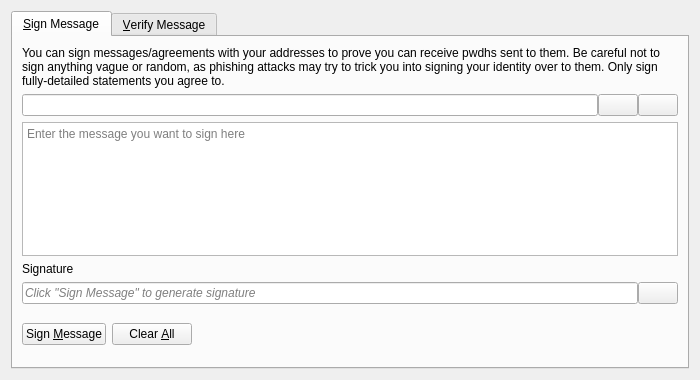
<?xml version="1.0" encoding="UTF-8"?>
<ui version="4.0">
 <class>SignVerifyMessageDialog</class>
 <widget class="QDialog" name="SignVerifyMessageDialog">
  <property name="geometry">
   <rect>
    <x>0</x>
    <y>0</y>
    <width>700</width>
    <height>380</height>
   </rect>
  </property>
  <property name="windowTitle">
   <string>Signatures - Sign / Verify a Message</string>
  </property>
  <property name="modal">
   <bool>true</bool>
  </property>
  <layout class="QVBoxLayout" name="verticalLayout">
   <item>
    <widget class="QTabWidget" name="tabWidget">
     <property name="currentIndex">
      <number>0</number>
     </property>
     <widget class="QWidget" name="tabSignMessage">
      <attribute name="title">
       <string>&amp;Sign Message</string>
      </attribute>
      <layout class="QVBoxLayout" name="verticalLayout_SM">
       <item>
        <widget class="QLabel" name="infoLabel_SM">
         <property name="text">
          <string>You can sign messages/agreements with your addresses to prove you can receive pwdhs sent to them. Be careful not to sign anything vague or random, as phishing attacks may try to trick you into signing your identity over to them. Only sign fully-detailed statements you agree to.</string>
         </property>
         <property name="textFormat">
          <enum>Qt::PlainText</enum>
         </property>
         <property name="wordWrap">
          <bool>true</bool>
         </property>
        </widget>
       </item>
       <item>
        <layout class="QHBoxLayout" name="horizontalLayout_1_SM">
         <property name="spacing">
          <number>0</number>
         </property>
         <item>
          <widget class="QValidatedLineEdit" name="addressIn_SM">
           <property name="toolTip">
            <string>The PWDH address to sign the message with</string>
           </property>
          </widget>
         </item>
         <item>
          <widget class="QPushButton" name="addressBookButton_SM">
           <property name="toolTip">
            <string>Choose previously used address</string>
           </property>
           <property name="text">
            <string/>
           </property>
           <property name="icon">
            <iconset resource="../pwdh.qrc">
             <normaloff>:/icons/address-book</normaloff>:/icons/address-book</iconset>
           </property>
           <property name="shortcut">
            <string>Alt+A</string>
           </property>
           <property name="autoDefault">
            <bool>false</bool>
           </property>
          </widget>
         </item>
         <item>
          <widget class="QPushButton" name="pasteButton_SM">
           <property name="toolTip">
            <string>Paste address from clipboard</string>
           </property>
           <property name="text">
            <string/>
           </property>
           <property name="icon">
            <iconset resource="../pwdh.qrc">
             <normaloff>:/icons/editpaste</normaloff>:/icons/editpaste</iconset>
           </property>
           <property name="shortcut">
            <string>Alt+P</string>
           </property>
           <property name="autoDefault">
            <bool>false</bool>
           </property>
          </widget>
         </item>
        </layout>
       </item>
       <item>
        <widget class="QPlainTextEdit" name="messageIn_SM">
         <property name="toolTip">
          <string>Enter the message you want to sign here</string>
         </property>
         <property name="placeholderText">
          <string>Enter the message you want to sign here</string>
         </property>
        </widget>
       </item>
       <item>
        <widget class="QLabel" name="signatureLabel_SM">
         <property name="text">
          <string>Signature</string>
         </property>
         <property name="textFormat">
          <enum>Qt::PlainText</enum>
         </property>
        </widget>
       </item>
       <item>
        <layout class="QHBoxLayout" name="horizontalLayout_2_SM">
         <property name="spacing">
          <number>0</number>
         </property>
         <item>
          <widget class="QLineEdit" name="signatureOut_SM">
           <property name="placeholderText">
            <string>Click "Sign Message" to generate signature</string>
           </property>
           <property name="font">
            <font>
             <italic>true</italic>
            </font>
           </property>
           <property name="readOnly">
            <bool>true</bool>
           </property>
          </widget>
         </item>
         <item>
          <widget class="QPushButton" name="copySignatureButton_SM">
           <property name="toolTip">
            <string>Copy the current signature to the system clipboard</string>
           </property>
           <property name="text">
            <string/>
           </property>
           <property name="icon">
            <iconset resource="../pwdh.qrc">
             <normaloff>:/icons/editcopy</normaloff>:/icons/editcopy</iconset>
           </property>
           <property name="autoDefault">
            <bool>false</bool>
           </property>
          </widget>
         </item>
        </layout>
       </item>
       <item>
        <layout class="QHBoxLayout" name="horizontalLayout_3_SM">
         <item>
          <widget class="QPushButton" name="signMessageButton_SM">
           <property name="toolTip">
            <string>Sign the message to prove you own this PWDH address</string>
           </property>
           <property name="text">
            <string>Sign &amp;Message</string>
           </property>
           <property name="icon">
            <iconset resource="../pwdh.qrc">
             <normaloff>:/icons/edit</normaloff>:/icons/edit</iconset>
           </property>
           <property name="autoDefault">
            <bool>false</bool>
           </property>
          </widget>
         </item>
         <item>
          <widget class="QPushButton" name="clearButton_SM">
           <property name="toolTip">
            <string>Reset all sign message fields</string>
           </property>
           <property name="text">
            <string>Clear &amp;All</string>
           </property>
           <property name="icon">
            <iconset resource="../pwdh.qrc">
             <normaloff>:/icons/remove</normaloff>:/icons/remove</iconset>
           </property>
           <property name="autoDefault">
            <bool>false</bool>
           </property>
          </widget>
         </item>
         <item>
          <spacer name="horizontalSpacer_1_SM">
           <property name="orientation">
            <enum>Qt::Horizontal</enum>
           </property>
           <property name="sizeHint" stdset="0">
            <size>
             <width>40</width>
             <height>48</height>
            </size>
           </property>
          </spacer>
         </item>
         <item>
          <widget class="QLabel" name="statusLabel_SM">
           <property name="font">
            <font>
             <weight>75</weight>
             <bold>true</bold>
            </font>
           </property>
           <property name="text">
            <string/>
           </property>
           <property name="wordWrap">
            <bool>true</bool>
           </property>
          </widget>
         </item>
         <item>
          <spacer name="horizontalSpacer_2_SM">
           <property name="orientation">
            <enum>Qt::Horizontal</enum>
           </property>
           <property name="sizeHint" stdset="0">
            <size>
             <width>40</width>
             <height>48</height>
            </size>
           </property>
          </spacer>
         </item>
        </layout>
       </item>
      </layout>
     </widget>
     <widget class="QWidget" name="tabVerifyMessage">
      <attribute name="title">
       <string>&amp;Verify Message</string>
      </attribute>
      <layout class="QVBoxLayout" name="verticalLayout_VM">
       <item>
        <widget class="QLabel" name="infoLabel_VM">
         <property name="text">
          <string>Enter the receiver's address, message (ensure you copy line breaks, spaces, tabs, etc. exactly) and signature below to verify the message. Be careful not to read more into the signature than what is in the signed message itself, to avoid being tricked by a man-in-the-middle attack. Note that this only proves the signing party receives with the address, it cannot prove sendership of any transaction!</string>
         </property>
         <property name="textFormat">
          <enum>Qt::PlainText</enum>
         </property>
         <property name="alignment">
          <set>Qt::AlignLeading|Qt::AlignLeft|Qt::AlignTop</set>
         </property>
         <property name="wordWrap">
          <bool>true</bool>
         </property>
        </widget>
       </item>
       <item>
        <layout class="QHBoxLayout" name="horizontalLayout_1_VM">
         <property name="spacing">
          <number>0</number>
         </property>
         <item>
          <widget class="QValidatedLineEdit" name="addressIn_VM">
           <property name="toolTip">
            <string>The PWDH address the message was signed with</string>
           </property>
          </widget>
         </item>
         <item>
          <widget class="QPushButton" name="addressBookButton_VM">
           <property name="toolTip">
            <string>Choose previously used address</string>
           </property>
           <property name="text">
            <string/>
           </property>
           <property name="icon">
            <iconset resource="../pwdh.qrc">
             <normaloff>:/icons/address-book</normaloff>:/icons/address-book</iconset>
           </property>
           <property name="shortcut">
            <string>Alt+A</string>
           </property>
           <property name="autoDefault">
            <bool>false</bool>
           </property>
          </widget>
         </item>
        </layout>
       </item>
       <item>
        <widget class="QPlainTextEdit" name="messageIn_VM">
          <property name="toolTip">
            <string>The signed message to verify</string>
          </property>
          <property name="placeholderText">
            <string>The signed message to verify</string>
          </property>
        </widget>
       </item>
       <item>
        <widget class="QValidatedLineEdit" name="signatureIn_VM">
          <property name="toolTip">
            <string>The signature given when the message was signed</string>
          </property>
          <property name="placeholderText">
            <string>The signature given when the message was signed</string>
          </property>
        </widget>
       </item>
       <item>
        <layout class="QHBoxLayout" name="horizontalLayout_2_VM">
         <item>
          <widget class="QPushButton" name="verifyMessageButton_VM">
           <property name="toolTip">
            <string>Verify the message to ensure it was signed with the specified PWDH address</string>
           </property>
           <property name="text">
            <string>Verify &amp;Message</string>
           </property>
           <property name="icon">
            <iconset resource="../pwdh.qrc">
             <normaloff>:/icons/transaction_0</normaloff>:/icons/transaction_0</iconset>
           </property>
           <property name="autoDefault">
            <bool>false</bool>
           </property>
          </widget>
         </item>
         <item>
          <widget class="QPushButton" name="clearButton_VM">
           <property name="toolTip">
            <string>Reset all verify message fields</string>
           </property>
           <property name="text">
            <string>Clear &amp;All</string>
           </property>
           <property name="icon">
            <iconset resource="../pwdh.qrc">
             <normaloff>:/icons/remove</normaloff>:/icons/remove</iconset>
           </property>
           <property name="autoDefault">
            <bool>false</bool>
           </property>
          </widget>
         </item>
         <item>
          <spacer name="horizontalSpacer_1_VM">
           <property name="orientation">
            <enum>Qt::Horizontal</enum>
           </property>
           <property name="sizeHint" stdset="0">
            <size>
             <width>40</width>
             <height>48</height>
            </size>
           </property>
          </spacer>
         </item>
         <item>
          <widget class="QLabel" name="statusLabel_VM">
           <property name="font">
            <font>
             <weight>75</weight>
             <bold>true</bold>
            </font>
           </property>
           <property name="text">
            <string/>
           </property>
           <property name="wordWrap">
            <bool>true</bool>
           </property>
          </widget>
         </item>
         <item>
          <spacer name="horizontalSpacer_2_VM">
           <property name="orientation">
            <enum>Qt::Horizontal</enum>
           </property>
           <property name="sizeHint" stdset="0">
            <size>
             <width>40</width>
             <height>48</height>
            </size>
           </property>
          </spacer>
         </item>
        </layout>
       </item>
      </layout>
     </widget>
    </widget>
   </item>
  </layout>
 </widget>
 <customwidgets>
  <customwidget>
   <class>QValidatedLineEdit</class>
   <extends>QLineEdit</extends>
   <header>qt/qvalidatedlineedit.h</header>
  </customwidget>
 </customwidgets>
 <resources>
  <include location="../pwdh.qrc"/>
 </resources>
 <connections/>
</ui>
